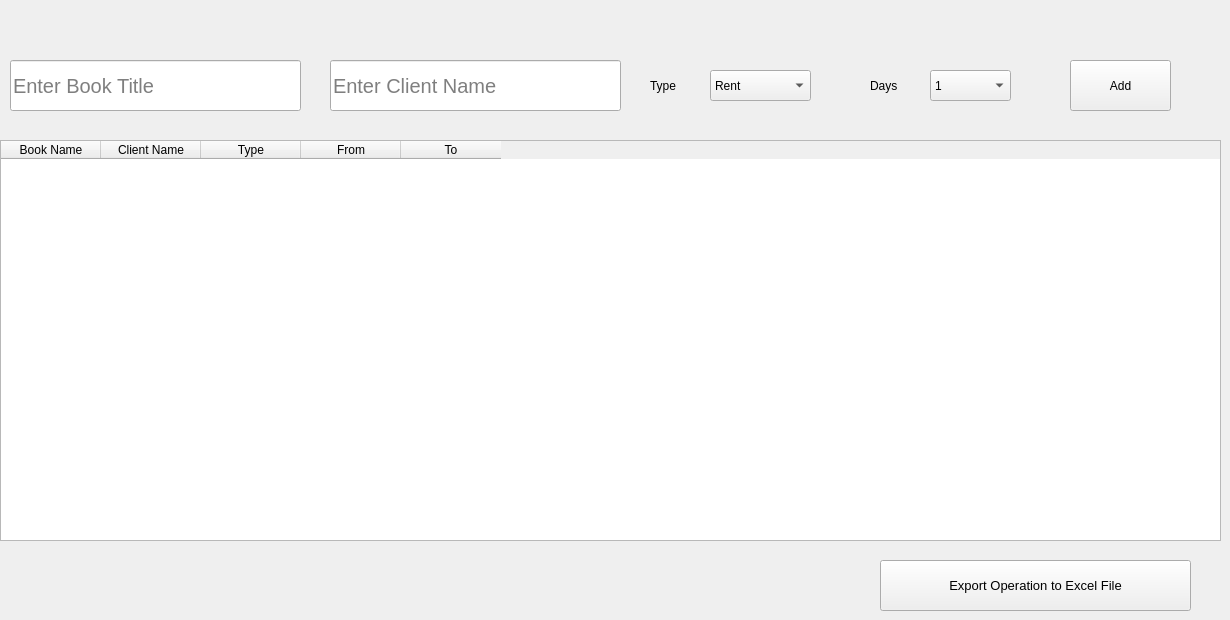
    <widget class="QWidget" name="tab">
     <attribute name="title">
      <string>Tab 1</string>
     </attribute>
     <widget class="QTableWidget" name="tableWidget">
      <property name="geometry">
       <rect>
        <x>0</x>
        <y>140</y>
        <width>1221</width>
        <height>401</height>
       </rect>
      </property>
      <column>
       <property name="text">
        <string>Book Name</string>
       </property>
      </column>
      <column>
       <property name="text">
        <string>Client Name</string>
       </property>
      </column>
      <column>
       <property name="text">
        <string>Type</string>
       </property>
      </column>
      <column>
       <property name="text">
        <string>From</string>
       </property>
      </column>
      <column>
       <property name="text">
        <string>To</string>
       </property>
      </column>
     </widget>
     <widget class="QPushButton" name="pushButton_6">
      <property name="geometry">
       <rect>
        <x>1070</x>
        <y>60</y>
        <width>101</width>
        <height>51</height>
       </rect>
      </property>
      <property name="text">
       <string>Add</string>
      </property>
     </widget>
     <widget class="QLineEdit" name="lineEdit">
      <property name="geometry">
       <rect>
        <x>10</x>
        <y>60</y>
        <width>291</width>
        <height>51</height>
       </rect>
      </property>
      <property name="font">
       <font>
        <family>Segoe UI</family>
        <pointsize>15</pointsize>
       </font>
      </property>
      <property name="text">
       <string/>
      </property>
      <property name="placeholderText">
       <string>Enter Book Title</string>
      </property>
     </widget>
     <widget class="QComboBox" name="comboBox">
      <property name="geometry">
       <rect>
        <x>710</x>
        <y>70</y>
        <width>101</width>
        <height>31</height>
       </rect>
      </property>
      <item>
       <property name="text">
        <string>Rent</string>
       </property>
      </item>
      <item>
       <property name="text">
        <string>Return</string>
       </property>
      </item>
     </widget>
     <widget class="QComboBox" name="comboBox_2">
      <property name="geometry">
       <rect>
        <x>930</x>
        <y>70</y>
        <width>81</width>
        <height>31</height>
       </rect>
      </property>
      <item>
       <property name="text">
        <string>1</string>
       </property>
      </item>
      <item>
       <property name="text">
        <string>2</string>
       </property>
      </item>
      <item>
       <property name="text">
        <string>3</string>
       </property>
      </item>
      <item>
       <property name="text">
        <string>4</string>
       </property>
      </item>
      <item>
       <property name="text">
        <string>5</string>
       </property>
      </item>
      <item>
       <property name="text">
        <string>6</string>
       </property>
      </item>
      <item>
       <property name="text">
        <string>7</string>
       </property>
      </item>
      <item>
       <property name="text">
        <string>8</string>
       </property>
      </item>
      <item>
       <property name="text">
        <string>9</string>
       </property>
      </item>
      <item>
       <property name="text">
        <string>10</string>
       </property>
      </item>
     </widget>
     <widget class="QLabel" name="label">
      <property name="geometry">
       <rect>
        <x>650</x>
        <y>70</y>
        <width>41</width>
        <height>31</height>
       </rect>
      </property>
      <property name="text">
       <string>Type</string>
      </property>
     </widget>
     <widget class="QLabel" name="label_2">
      <property name="geometry">
       <rect>
        <x>870</x>
        <y>70</y>
        <width>41</width>
        <height>31</height>
       </rect>
      </property>
      <property name="text">
       <string>Days</string>
      </property>
     </widget>
     <widget class="QLineEdit" name="lineEdit_36">
      <property name="geometry">
       <rect>
        <x>330</x>
        <y>60</y>
        <width>291</width>
        <height>51</height>
       </rect>
      </property>
      <property name="font">
       <font>
        <family>Segoe UI</family>
        <pointsize>15</pointsize>
       </font>
      </property>
      <property name="text">
       <string/>
      </property>
      <property name="placeholderText">
       <string>Enter Client Name</string>
      </property>
     </widget>
     <widget class="QPushButton" name="pushButton_32">
      <property name="geometry">
       <rect>
        <x>880</x>
        <y>560</y>
        <width>311</width>
        <height>51</height>
       </rect>
      </property>
      <property name="font">
       <font>
        <pointsize>10</pointsize>
       </font>
      </property>
      <property name="text">
       <string>Export Operation to Excel File</string>
      </property>
     </widget>
     <zorder>comboBox_2</zorder>
     <zorder>tableWidget</zorder>
     <zorder>pushButton_6</zorder>
     <zorder>lineEdit</zorder>
     <zorder>comboBox</zorder>
     <zorder>label</zorder>
     <zorder>label_2</zorder>
     <zorder>lineEdit_36</zorder>
     <zorder>pushButton_32</zorder>
    </widget>
